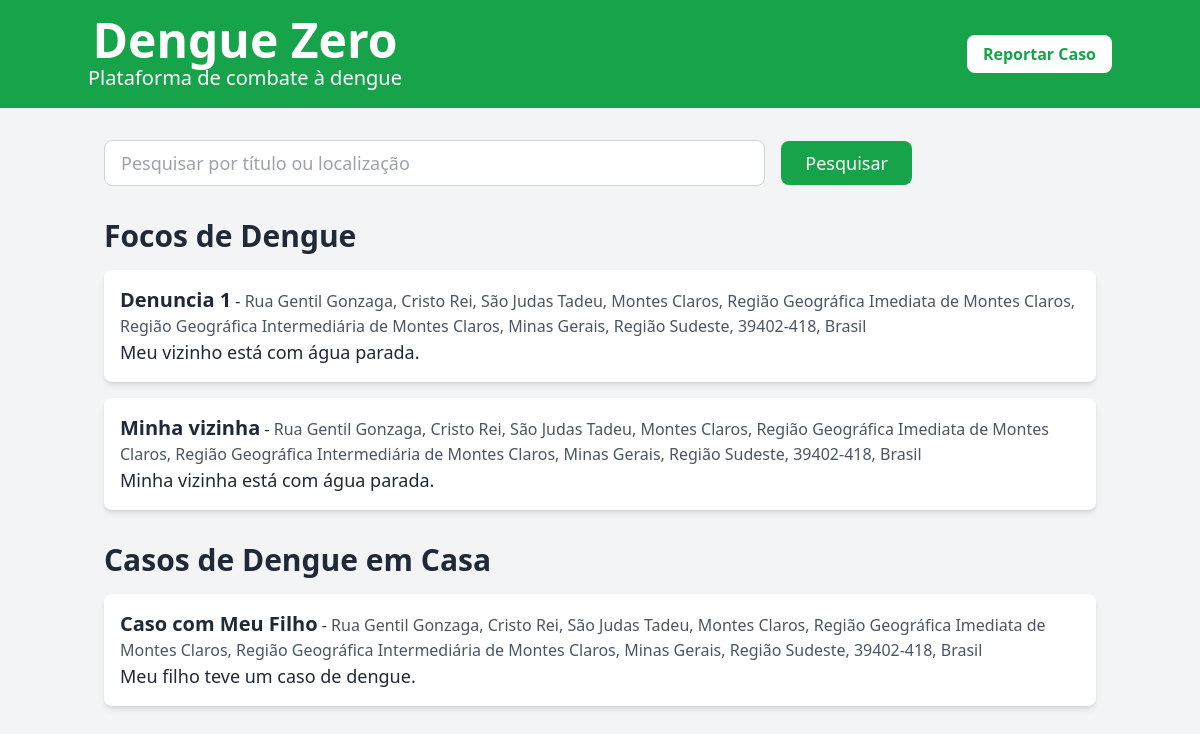
The app's page /, older data.
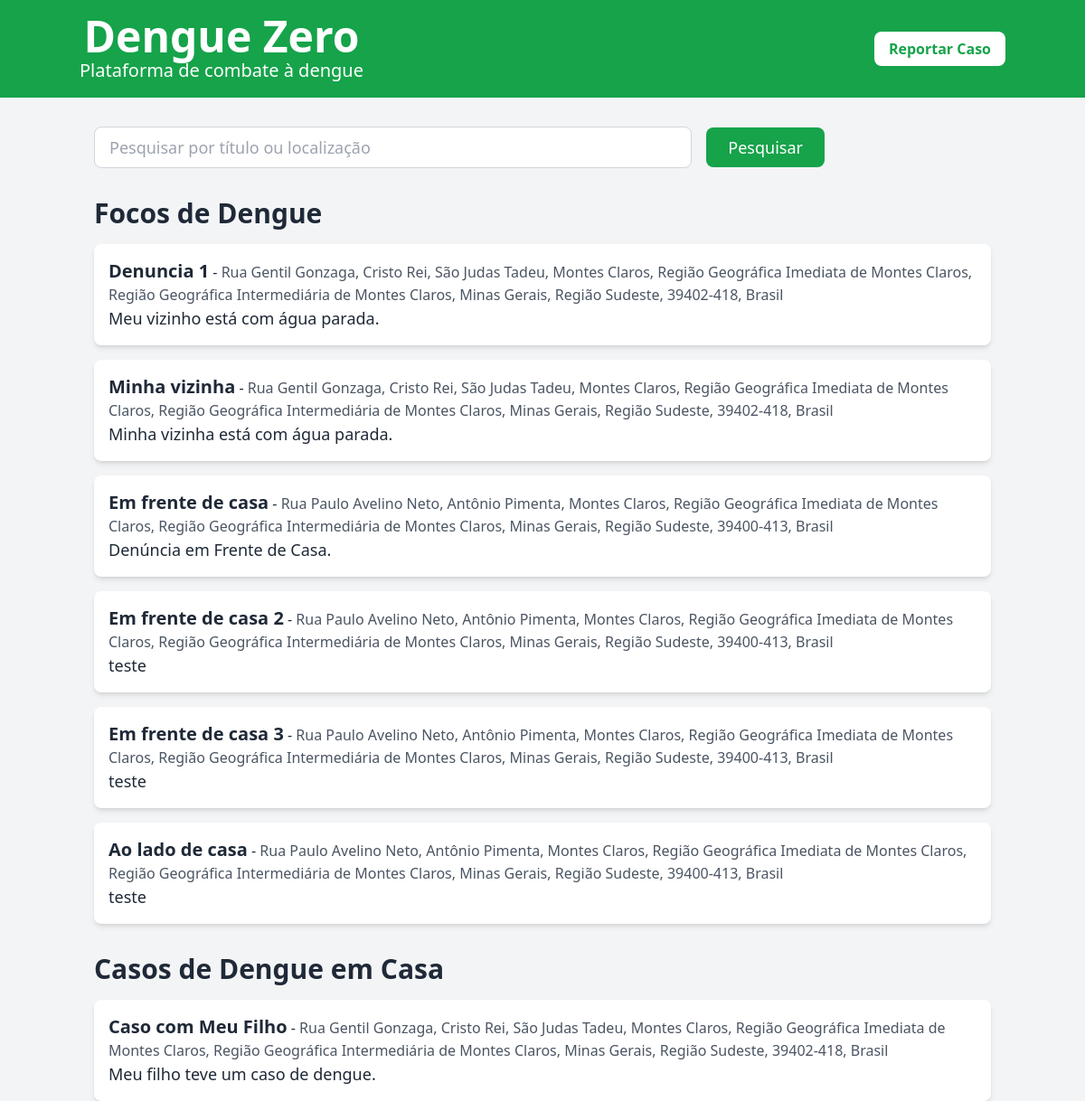
The same page, newer data.
### reports/models.py (models this page shows, shortened)
class Report(models.Model):
    REPORT_TYPE_CHOICES = [
        ('focus', 'Foco de Dengue'),
        ('case', 'Caso de Dengue em Casa'),
    ]
    report_type = models.CharField(
        max_length=10,
        choices=REPORT_TYPE_CHOICES,
        verbose_name="Tipo de Denúncia",
        default='focus'
    )
    title = models.CharField(max_length=200, verbose_name="Título")
    description = models.TextField(verbose_name="Descrição")
    location = models.CharField(max_length=255, verbose_name="Localização", blank=True, null=True)
    latitude = models.FloatField(verbose_name="Latitude", blank=True, null=True)
    longitude = models.FloatField(verbose_name="Longitude", blank=True, null=True)
    image = models.ImageField(upload_to='reports/', blank=True, null=True, verbose_name="Imagem")  # Campo de imagem
    created_at = models.DateTimeField(auto_now_add=True, verbose_name="Data de Criação")

### reports/views.py (the view)
# urls.py: 2. Add a URL to urlpatterns:  path('', views.home, name='home')
def home(request):
    query = request.GET.get('q', '')  # Captura o termo de busca
    reports = Report.objects.all()
    user_latitude = request.GET.get('latitude')
    user_longitude = request.GET.get('longitude')
    if user_latitude and user_longitude:
        geolocator = Nominatim(user_agent="denguezero")
        location = geolocator.reverse(f"{user_latitude}, {user_longitude}")
        if location:
            user_location = location.address
            reports = reports.filter(location__icontains=user_location)
    if query:
        reports = reports.filter(
            Q(title__icontains=query) | Q(location__icontains=query)
        )
    focus_reports = reports.filter(report_type='focus')  # Focos de Dengue
    case_reports = reports.filter(report_type='case')  # Casos de Dengue em Casa
    return render(request, 'reports/home.html', {
        'focus_reports': focus_reports,
        'case_reports': case_reports,
        'query': query,
    })

### reports/templates/reports/home.html (shortened to what this page needs)
<!DOCTYPE html>
<html>
<head>
    <script src="https://cdn.tailwindcss.com"></script>
</head>
<body class="bg-gray-100 text-gray-800">
    <header class="bg-green-600 text-white py-4">
        <div class="container mx-auto flex justify-between items-center">
            <div class="text-center">
                <h1 class="text-4xl md:text-5xl font-bold">Dengue Zero</h1>
                <p class="text-lg md:text-xl">Plataforma de combate à dengue</p>
            </div>
            <div>
                <a href="{% url 'create_report' %}" class="px-4 py-2 bg-white text-green-600 font-bold rounded-lg hover:bg-gray-200 transition">
                    Reportar Caso
                </a>
            </div>
        </div>
    </header>
    <main class="container mx-auto mt-8 px-4">
        <form method="get" action="" class="mb-8">
            <div class="flex flex-col md:flex-row items-center gap-4">
                <input
                    type="text"
                    name="q"
                    placeholder="Pesquisar por título ou localização"
                    class="w-full md:w-2/3 px-4 py-2 border border-gray-300 rounded-lg focus:outline-none focus:ring-2 focus:ring-green-500 text-base md:text-lg"
                >
                <button
                    type="submit"
                    class="px-6 py-2 bg-green-600 text-white rounded-lg hover:bg-green-700 transition text-base md:text-lg">
                    Pesquisar
                </button>
            </div>
        </form>
        <h2 class="text-2xl md:text-3xl font-bold mb-4">Focos de Dengue</h2>
        <ul class="space-y-4">
            {% for report in focus_reports %}
                <li class="bg-white shadow-md rounded-lg p-4">
                    <strong class="text-lg md:text-xl">{{ report.title }}</strong> -
                    <span class="text-sm md:text-base text-gray-600">{{ report.location }}</span> <br>
                    <p class="text-base md:text-lg">{{ report.description }}</p>
                </li>
            {% empty %}
                <p class="text-base md:text-lg text-gray-600">Nenhuma denúncia de foco de dengue encontrada.</p>
            {% endfor %}
        </ul>
        <h2 class="text-2xl md:text-3xl font-bold mt-8 mb-4">Casos de Dengue em Casa</h2>
        <ul class="space-y-4">
            {% for report in case_reports %}
                <li class="bg-white shadow-md rounded-lg p-4">
                    <strong class="text-lg md:text-xl">{{ report.title }}</strong> -
                    <span class="text-sm md:text-base text-gray-600">{{ report.location }}</span> <br>
                    <p class="text-base md:text-lg">{{ report.description }}</p>
                </li>
            {% empty %}
                <p class="text-base md:text-lg text-gray-600">Nenhuma denúncia de caso de dengue encontrada.</p>
            {% endfor %}
        </ul>
    </main>
</body>
</html>

Row changes from the older to the newer data that the page shows:
added Report: title "Em frente de casa", location "Rua Paulo Avelino Neto, Antônio Pimenta, Montes Claros, Região Geográfica Imediata de Montes Claros, Região Geográfica Intermediária de Montes Claros, Minas Gerais, Região Sudeste, 39400-413, Brasil", description "Denúncia em Frente de Casa.", shown under "Focos de Dengue"
added Report: title "Em frente de casa 2", location "Rua Paulo Avelino Neto, Antônio Pimenta, Montes Claros, Região Geográfica Imediata de Montes Claros, Região Geográfica Intermediária de Montes Claros, Minas Gerais, Região Sudeste, 39400-413, Brasil", description "teste", shown under "Focos de Dengue"
added Report: title "Em frente de casa 3", location "Rua Paulo Avelino Neto, Antônio Pimenta, Montes Claros, Região Geográfica Imediata de Montes Claros, Região Geográfica Intermediária de Montes Claros, Minas Gerais, Região Sudeste, 39400-413, Brasil", description "teste", shown under "Focos de Dengue"
added Report: title "Ao lado de casa", location "Rua Paulo Avelino Neto, Antônio Pimenta, Montes Claros, Região Geográfica Imediata de Montes Claros, Região Geográfica Intermediária de Montes Claros, Minas Gerais, Região Sudeste, 39400-413, Brasil", description "teste", shown under "Focos de Dengue"
